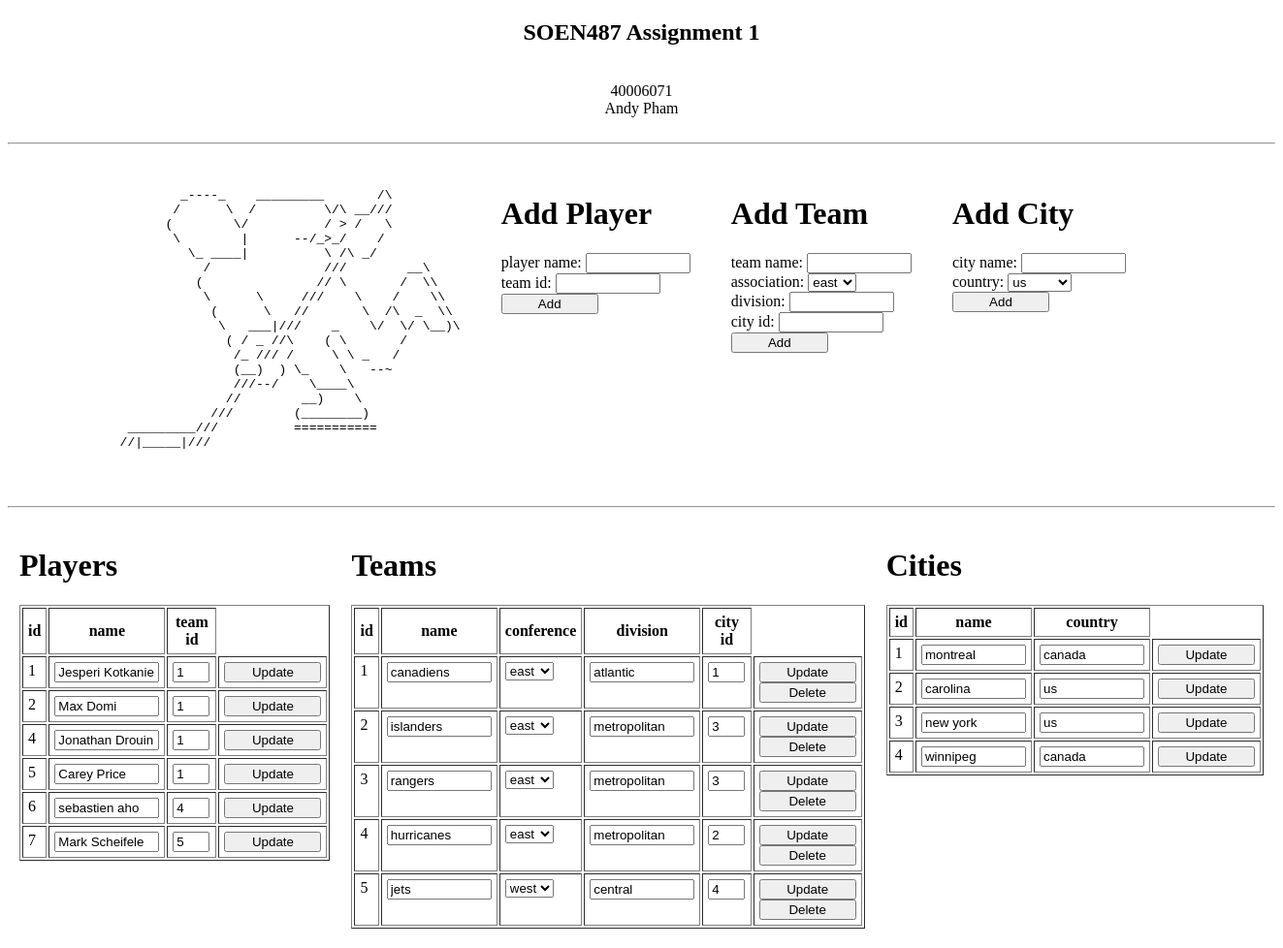
Before: / with the older database file.
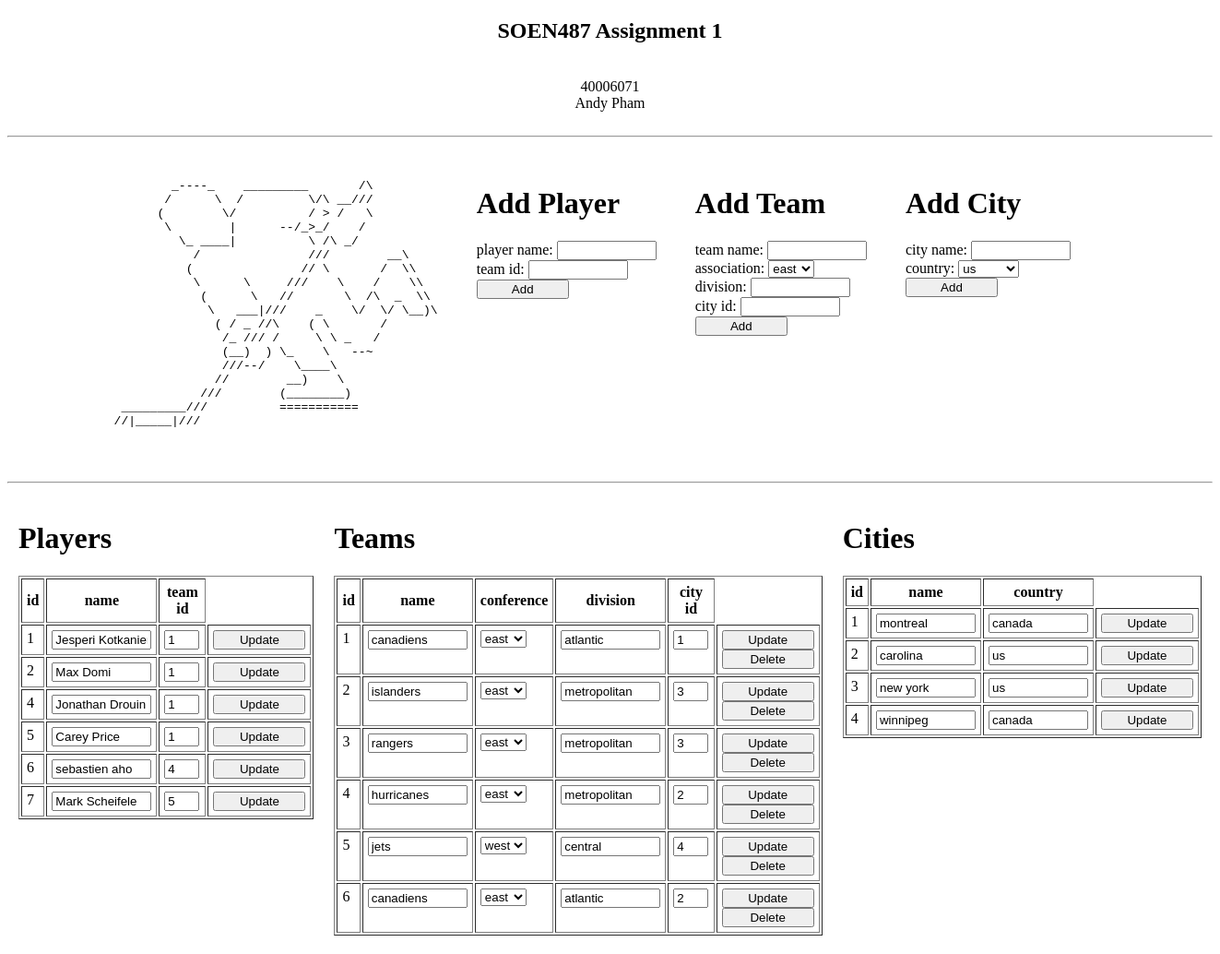
After: the same page with the newer database file.
### models.py (models this page shows, shortened)
class Player(db.Model):
    id = db.Column(db.Integer, primary_key=True)
    name = db.Column(db.Text, nullable=False)
    team_id = db.Column(db.Integer, db.ForeignKey('team.id'), nullable=False)

class Team(db.Model):
    id = db.Column(db.Integer, primary_key=True)
    team_name = db.Column(db.String(20), nullable=False)
    association = db.Column(db.String(20), nullable=False)
    division = db.Column(db.Integer, nullable=False)
    city_id = db.Column(db.Integer, db.ForeignKey('city.id'), nullable=False)
    players = db.relationship('Player', backref='player', lazy=True)

class City(db.Model):
    id = db.Column(db.Integer, primary_key=True)
    city_name = db.Column(db.String(20), nullable=False)
    country = db.Column(db.String(20), nullable=False)
    teams = db.relationship('Team', backref='team', lazy=True)

### main.py (the view)
@app.route('/')
def soen487_a1():
    json = {"title": "SOEN487 Assignment 1",
            "student": {"id": "40006071", "name": "Andy Pham"}}
    players = Player.query.all()
    teams = Team.query.all()
    cities = City.query.all()
    return render_template("index.html", json=json, players=players, teams=teams, cities=cities)

### templates/index.html (shortened to what this page needs)
<!DOCTYPE html>
<html lang="en">
<head>
</head>
<body>
<div align="center">
    <h2>{{ json.title|format|safe }}</h2><br>
    {{ json.student.id|format|safe }}<br>
    {{ json.student.name|format|safe }}<br><br>
    <hr>
</div>
<table cellpadding="20px">
    <tr>
        <td>
            <pre>
                    _----_    _________       /\
                   /      \  /         \/\ __///
                  (        \/          / > /   \
                   \        |      --/_>_/    /
                     \_ ____|          \ /\ _/
                       /               ///        __\
                      (               // \       /  \\
                       \      \     ///    \    /    \\
                        (      \   //       \  /\  _  \\
                         \   ___|///    _    \/  \/ \__)\
                          ( / _ //\    ( \       /
                           /_ /// /     \ \ _   /
                           (__)  ) \_    \   --~
                           ///--/    \____\
                          //        __)    \
                        ///        (________)
             _________///          ===========
            //|_____|///
            </pre>
        </td>
        <td>
            <h1>Add Player</h1>
            <form method="post" action="/player">
                player name: <input type="text" name="name"><br>
                team id: <input type="number" name="team_id" min="1"><br>
                <input type="submit" value="Add">
            </form>
        </td>
        <td>
            <h1>Add Team</h1>
            <form method="post" action="/team">
                team name: <input type="text" name="team_name"><br>
                association:
                <select name="association">
                    <option value="east">east</option>
                </select><br>
                division: <input type="text" name="division"><br>
                city id: <input type="number" name="city_id" min="1"><br>
                <input type="submit" value="Add">
            </form>
        </td>
        <td>
            <h1>Add City</h1>
            <form method="post" action="/city">
                city name: <input type="text" name="city_name"><br>
                country:
                <select name="country">
                    <option value="us">us</option>
                </select><br>
                <input type="submit" value="Add">
            </form>
        </td>
    </tr>
</table>
<hr>
<div>
    <table cellpadding="10px" align="center">
        <tr>
            <td>{% include 'players.html' %}</td>
            <td>{% include 'teams.html' %}</td>
            <td>{% include 'cities.html' %}</td>
</div>
</body>
</html>

### templates/players.html (shortened to what this page needs)
<h1>Players</h1>
<table cellpadding="5px" border="1">
    <tr>
        <th>id</th>
        <th>name</th>
        <th>team id</th>
    </tr>
    {% for player in players %}
        <form method="post" action="/player">
            <tr>
                <td>{{ player.id }}</td>
                <td><input type="text" value="{{ player.name }}" name="name"></td>
                <td><input id="id_input" type="number" min="1" value="{{ player.team_id }}" name="team_id"></td>
                <td><input type="submit" value="Update"></td>
            </tr>
        </form>
    {% endfor %}
</table>

### templates/teams.html (shortened to what this page needs)
<h1>Teams</h1>
<table cellpadding="5px" border="1">
    <tr>
        <th>id</th>
        <th>name</th>
        <th>conference</th>
        <th>division</th>
        <th>city id</th>
    </tr>
    {% for team in teams %}
        <form method="post" action="/team">
        <tr>
            <td>{{ team.id }}</td>
            <td><input type="text" value="{{ team.team_name }}" name="team_name"></td>
            <td>
                <select name="association">
                    <option value="{{ team.association }}" selected="selected">{{ team.association }}</option>
                </select>
            </td>
            <td><input type="text" value="{{ team.division }}" name="division"></td>
            <td><input id="id_input" type="number" min="1" value="{{ team.city_id }}" name="city_id"></td>
            <td>
                <input type="submit" value="Update"></form><br>
                <form method="post" action="/team/{{team.id}}">
                    <input type="submit" value="Delete">
                </form>
            </td>
        </tr>
    {% endfor %}
</table>

### templates/cities.html (shortened to what this page needs)
<h1>Cities</h1>
<table cellpadding="5px" border="1">
    <tr>
        <th>id</th>
        <th>name</th>
        <th>country</th>
    </tr>
    {% for city in cities%}
         <form method="post" action="/city">
        <tr>
            <td>{{ city.id }}</td>
            <td><input type="text" value="{{ city.city_name }}" name="city_name"></td>
            <td><input type="text" value="{{ city.country}}" name="country"></td>
            <td><input type="submit" value="Update"></td>
        </tr>
         </form>
    {% endfor %}
</table>

### templates/index.html (style rules this page uses)
table td { vertical-align: top; }
input { width: 100px; }
#id_input { width: 30px; }

Changed rows visible on the page:
added Team: id "6", team_name "canadiens", association "east", division "atlantic", city_id "2"
